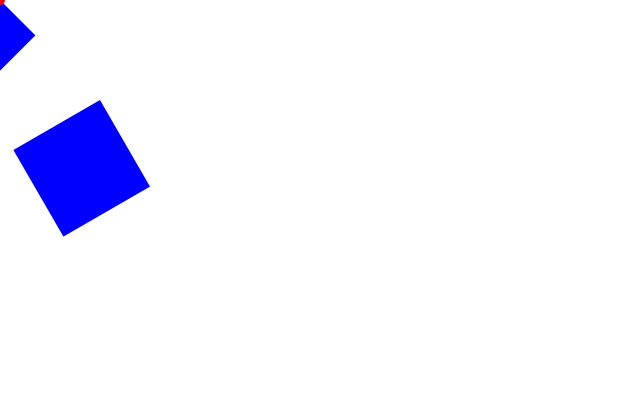
Frame 1 (no input)
Frame 60 (the mouse pressed at the canvas centre just before this capture): identical to frame 1, image omitted
Frame 120 (the mouse held since frame 60 and released just before this capture): identical to frame 1, image omitted

The Processing sketch that drew this single still picture (run headless with seeded random() and noise(); from frame 60 on, the mouse is pressed at the canvas centre):

// Processing sketch: translate
// ── translate.pde
void setup() {
  size(640,420);
  noStroke();
}

void draw() {    
  background(255);
  fill(0,0,255);
  
  //translate(100,100); 
  
  pushMatrix();
  rotate(radians(45));
  rect(0,0,50,50);
  popMatrix();
  
  pushMatrix();
  translate(100,100);
  rotate(radians(60));
  scale(2);
  rect(0,0,50,50);
  popMatrix();
  
  
  fill(255,0,0);
  ellipse(0,0,10,10);
}
